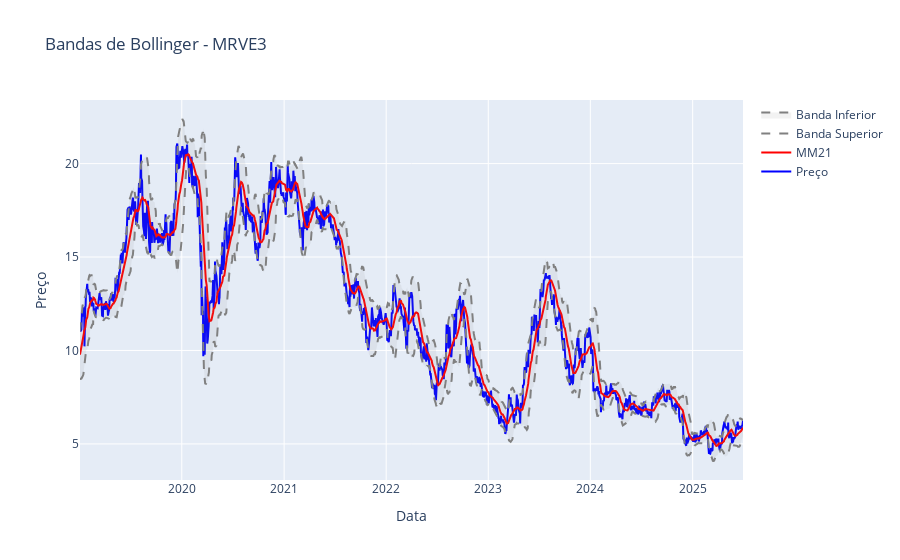

Notebook code cell kept with this figure:
### Code cell
import plotly.graph_objects as go
from plotly.subplots import make_subplots

# Bandas com média móvel 21 períodos e 2dp
preco['mm21'] = preco[codigo].rolling(21).mean()
Mov_SD = preco[codigo].rolling(21).std(ddof=0)
preco['mm21+2dp'] = preco['mm21'] + 2*Mov_SD
preco['mm21-2dp'] = preco['mm21'] - 2*Mov_SD

# Filtrar dados a partir de 2019
dados_plot = preco.loc['2019':]

# Criar gráfico
fig = go.Figure()

# Adicionar preço
fig.add_trace(go.Scatter(
    x=dados_plot.index,
    y=dados_plot[codigo],
    mode='lines',
    name='Preço',
    line=dict(color='blue')
))

# Adicionar média móvel
fig.add_trace(go.Scatter(
    x=dados_plot.index,
    y=dados_plot['mm21'],
    mode='lines',
    name='MM21',
    line=dict(color='red')
))

# Adicionar banda superior
fig.add_trace(go.Scatter(
    x=dados_plot.index,
    y=dados_plot['mm21+2dp'],
    mode='lines',
    name='Banda Superior',
    line=dict(color='gray', dash='dash')
))

# Adicionar banda inferior
fig.add_trace(go.Scatter(
    x=dados_plot.index,
    y=dados_plot['mm21-2dp'],
    mode='lines',
    name='Banda Inferior',
    line=dict(color='gray', dash='dash'),
    fill='tonexty',  # Preenchimento entre bandas
    fillcolor='rgba(128,128,128,0.1)'
))

fig.update_layout(
    title=f'Bandas de Bollinger - {codigo}',
    yaxis_title='Preço',
    xaxis_title='Data',
    hovermode='x unified'
)

fig.show()

### Figure 1 — Plotly figure (JSON) as saved in the notebook; plotly's stock layout.template omitted (floating-point values rounded to 4 significant figures; data arrays with more than 128 entries replaced by an {"elided": "..."} marker saying what was removed)
{"data": [{"line": {"color": "blue"}, "mode": "lines", "name": "Preço", "type": "scatter", "x": {"elided": "1614 str values"}, "y": {"elided": "1614 float values"}}, {"line": {"color": "red"}, "mode": "lines", "name": "MM21", "type": "scatter", "x": {"elided": "1614 str values"}, "y": {"elided": "1614 float values"}}, {"line": {"color": "gray", "dash": "dash"}, "mode": "lines", "name": "Banda Superior", "type": "scatter", "x": {"elided": "1614 str values"}, "y": {"elided": "1614 float values"}}, {"fill": "tonexty", "fillcolor": "rgba(128,128,128,0.1)", "line": {"color": "gray", "dash": "dash"}, "mode": "lines", "name": "Banda Inferior", "type": "scatter", "x": {"elided": "1614 str values"}, "y": {"elided": "1614 float values"}}], "layout": {"hovermode": "x unified", "title": {"text": "Bandas de Bollinger - MRVE3"}, "xaxis": {"title": {"text": "Data"}}, "yaxis": {"title": {"text": "Preço"}}}}
